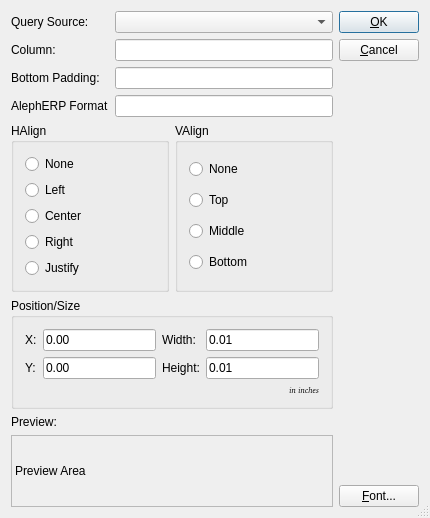
<?xml version="1.0" encoding="UTF-8"?>
<ui version="4.0">
 <comment> * OpenRPT report writer and rendering engine
 * Copyright (C) 2001-2012 by OpenMFG, LLC
 *
 * This library is free software; you can redistribute it and/or
 * modify it under the terms of the GNU Lesser General Public
 * License as published by the Free Software Foundation; either
 * version 2.1 of the License, or (at your option) any later version.
 *
 * This library is distributed in the hope that it will be useful,
 * but WITHOUT ANY WARRANTY; without even the implied warranty of
 * MERCHANTABILITY or FITNESS FOR A PARTICULAR PURPOSE. See the GNU
 * Lesser General Public License for more details.
 *
 * You should have received a copy of the GNU Lesser General Public
 * License along with this library; if not, write to the Free Software
 * Foundation, Inc., 59 Temple Place, Suite 330, Boston, MA 02111-1307 USA
 * Please contact info@openmfg.com with any questions on this license.</comment>
 <class>TextEditor</class>
 <widget class="QDialog" name="TextEditor">
  <property name="geometry">
   <rect>
    <x>0</x>
    <y>0</y>
    <width>430</width>
    <height>518</height>
   </rect>
  </property>
  <property name="sizePolicy">
   <sizepolicy hsizetype="Minimum" vsizetype="Minimum">
    <horstretch>0</horstretch>
    <verstretch>0</verstretch>
   </sizepolicy>
  </property>
  <property name="windowTitle">
   <string>Properties (Text)</string>
  </property>
  <property name="sizeGripEnabled">
   <bool>true</bool>
  </property>
  <layout class="QHBoxLayout">
   <property name="spacing">
    <number>6</number>
   </property>
   <property name="leftMargin">
    <number>11</number>
   </property>
   <property name="topMargin">
    <number>11</number>
   </property>
   <property name="rightMargin">
    <number>11</number>
   </property>
   <property name="bottomMargin">
    <number>11</number>
   </property>
   <item>
    <layout class="QVBoxLayout">
     <property name="spacing">
      <number>6</number>
     </property>
     <property name="leftMargin">
      <number>0</number>
     </property>
     <property name="topMargin">
      <number>0</number>
     </property>
     <property name="rightMargin">
      <number>0</number>
     </property>
     <property name="bottomMargin">
      <number>0</number>
     </property>
     <item>
      <layout class="QGridLayout">
       <property name="leftMargin">
        <number>0</number>
       </property>
       <property name="topMargin">
        <number>0</number>
       </property>
       <property name="rightMargin">
        <number>0</number>
       </property>
       <property name="bottomMargin">
        <number>0</number>
       </property>
       <property name="spacing">
        <number>6</number>
       </property>
       <item row="0" column="1">
        <widget class="QueryComboBox" name="cbQuery"/>
       </item>
       <item row="1" column="0">
        <widget class="QLabel" name="TextLabel1">
         <property name="sizePolicy">
          <sizepolicy hsizetype="Preferred" vsizetype="Minimum">
           <horstretch>0</horstretch>
           <verstretch>0</verstretch>
          </sizepolicy>
         </property>
         <property name="text">
          <string>Column:</string>
         </property>
        </widget>
       </item>
       <item row="1" column="1">
        <widget class="QLineEdit" name="tbColumn"/>
       </item>
       <item row="0" column="0">
        <widget class="QLabel" name="TextLabel1_3">
         <property name="text">
          <string>Query Source:</string>
         </property>
        </widget>
       </item>
       <item row="2" column="0">
        <widget class="QLabel" name="TextLabel1_4">
         <property name="text">
          <string>Bottom Padding:</string>
         </property>
        </widget>
       </item>
       <item row="2" column="1">
        <widget class="QLineEdit" name="tbBottompad"/>
       </item>
       <item row="3" column="0">
        <widget class="QLabel" name="label">
         <property name="text">
          <string>AlephERP Format</string>
         </property>
        </widget>
       </item>
       <item row="3" column="1">
        <widget class="QLineEdit" name="tbAlephERPFormat"/>
       </item>
      </layout>
     </item>
     <item>
      <layout class="QHBoxLayout">
       <property name="spacing">
        <number>6</number>
       </property>
       <property name="leftMargin">
        <number>0</number>
       </property>
       <property name="topMargin">
        <number>0</number>
       </property>
       <property name="rightMargin">
        <number>0</number>
       </property>
       <property name="bottomMargin">
        <number>0</number>
       </property>
       <item>
        <widget class="QGroupBox" name="bgHAlign">
         <property name="sizePolicy">
          <sizepolicy hsizetype="Preferred" vsizetype="Minimum">
           <horstretch>0</horstretch>
           <verstretch>0</verstretch>
          </sizepolicy>
         </property>
         <property name="title">
          <string>HAlign</string>
         </property>
         <layout class="QVBoxLayout">
          <property name="spacing">
           <number>6</number>
          </property>
          <property name="leftMargin">
           <number>11</number>
          </property>
          <property name="topMargin">
           <number>11</number>
          </property>
          <property name="rightMargin">
           <number>11</number>
          </property>
          <property name="bottomMargin">
           <number>11</number>
          </property>
          <item>
           <widget class="QRadioButton" name="rbHAlignNone">
            <property name="text">
             <string>None</string>
            </property>
           </widget>
          </item>
          <item>
           <widget class="QRadioButton" name="rbHAlignLeft">
            <property name="text">
             <string>Left</string>
            </property>
           </widget>
          </item>
          <item>
           <widget class="QRadioButton" name="rbHAlignCenter">
            <property name="text">
             <string>Center</string>
            </property>
           </widget>
          </item>
          <item>
           <widget class="QRadioButton" name="rbHAlignRight">
            <property name="text">
             <string>Right</string>
            </property>
           </widget>
          </item>
          <item>
           <widget class="QRadioButton" name="rbHAlignJustify">
            <property name="text">
             <string>Justify</string>
            </property>
           </widget>
          </item>
         </layout>
        </widget>
       </item>
       <item>
        <widget class="QGroupBox" name="bgVAlign">
         <property name="sizePolicy">
          <sizepolicy hsizetype="Preferred" vsizetype="Minimum">
           <horstretch>0</horstretch>
           <verstretch>0</verstretch>
          </sizepolicy>
         </property>
         <property name="title">
          <string>VAlign</string>
         </property>
         <layout class="QVBoxLayout">
          <property name="spacing">
           <number>6</number>
          </property>
          <property name="leftMargin">
           <number>11</number>
          </property>
          <property name="topMargin">
           <number>11</number>
          </property>
          <property name="rightMargin">
           <number>11</number>
          </property>
          <property name="bottomMargin">
           <number>11</number>
          </property>
          <item>
           <widget class="QRadioButton" name="rbVAlignNone">
            <property name="text">
             <string>None</string>
            </property>
           </widget>
          </item>
          <item>
           <widget class="QRadioButton" name="rbVAlignTop">
            <property name="text">
             <string>Top</string>
            </property>
           </widget>
          </item>
          <item>
           <widget class="QRadioButton" name="rbVAlignMiddle">
            <property name="text">
             <string>Middle</string>
            </property>
           </widget>
          </item>
          <item>
           <widget class="QRadioButton" name="rbVAlignBottom">
            <property name="text">
             <string>Bottom</string>
            </property>
           </widget>
          </item>
         </layout>
        </widget>
       </item>
      </layout>
     </item>
     <item>
      <widget class="QGroupBox" name="GroupBox1">
       <property name="title">
        <string>Position/Size</string>
       </property>
       <layout class="QGridLayout">
        <property name="leftMargin">
         <number>11</number>
        </property>
        <property name="topMargin">
         <number>11</number>
        </property>
        <property name="rightMargin">
         <number>11</number>
        </property>
        <property name="bottomMargin">
         <number>11</number>
        </property>
        <property name="spacing">
         <number>6</number>
        </property>
        <item row="1" column="3">
         <widget class="QLineEdit" name="leHeight">
          <property name="text">
           <string>0.01</string>
          </property>
         </widget>
        </item>
        <item row="0" column="3">
         <widget class="QLineEdit" name="leWidth">
          <property name="text">
           <string>0.01</string>
          </property>
         </widget>
        </item>
        <item row="1" column="0">
         <widget class="QLabel" name="TextLabel2">
          <property name="text">
           <string>Y:</string>
          </property>
         </widget>
        </item>
        <item row="1" column="2">
         <widget class="QLabel" name="TextLabel4">
          <property name="text">
           <string>Height:</string>
          </property>
         </widget>
        </item>
        <item row="0" column="0">
         <widget class="QLabel" name="TextLabel1_3_2">
          <property name="text">
           <string>X:</string>
          </property>
         </widget>
        </item>
        <item row="0" column="2">
         <widget class="QLabel" name="TextLabel3">
          <property name="text">
           <string>Width:</string>
          </property>
         </widget>
        </item>
        <item row="2" column="3">
         <widget class="QLabel" name="TextLabel5">
          <property name="font">
           <font>
            <family>Helvetica [Cronyx]</family>
            <pointsize>6</pointsize>
            <weight>50</weight>
            <italic>true</italic>
            <bold>false</bold>
            <underline>false</underline>
            <strikeout>false</strikeout>
           </font>
          </property>
          <property name="text">
           <string>in inches</string>
          </property>
          <property name="textFormat">
           <enum>Qt::AutoText</enum>
          </property>
          <property name="alignment">
           <set>Qt::AlignRight|Qt::AlignTrailing|Qt::AlignVCenter</set>
          </property>
         </widget>
        </item>
        <item row="1" column="1">
         <widget class="QLineEdit" name="leYPos">
          <property name="text">
           <string>0.00</string>
          </property>
         </widget>
        </item>
        <item row="0" column="1">
         <widget class="QLineEdit" name="leXPos">
          <property name="text">
           <string>0.00</string>
          </property>
         </widget>
        </item>
       </layout>
      </widget>
     </item>
     <item>
      <widget class="QLabel" name="TextLabel1_2">
       <property name="sizePolicy">
        <sizepolicy hsizetype="Preferred" vsizetype="Minimum">
         <horstretch>0</horstretch>
         <verstretch>0</verstretch>
        </sizepolicy>
       </property>
       <property name="text">
        <string>Preview:</string>
       </property>
      </widget>
     </item>
     <item>
      <widget class="QLabel" name="labelPreview">
       <property name="sizePolicy">
        <sizepolicy hsizetype="Preferred" vsizetype="Expanding">
         <horstretch>0</horstretch>
         <verstretch>0</verstretch>
        </sizepolicy>
       </property>
       <property name="minimumSize">
        <size>
         <width>0</width>
         <height>42</height>
        </size>
       </property>
       <property name="frameShape">
        <enum>QFrame::StyledPanel</enum>
       </property>
       <property name="frameShadow">
        <enum>QFrame::Sunken</enum>
       </property>
       <property name="text">
        <string>Preview Area</string>
       </property>
       <property name="alignment">
        <set>Qt::AlignVCenter</set>
       </property>
      </widget>
     </item>
    </layout>
   </item>
   <item>
    <layout class="QVBoxLayout">
     <property name="spacing">
      <number>6</number>
     </property>
     <property name="leftMargin">
      <number>0</number>
     </property>
     <property name="topMargin">
      <number>0</number>
     </property>
     <property name="rightMargin">
      <number>0</number>
     </property>
     <property name="bottomMargin">
      <number>0</number>
     </property>
     <item>
      <widget class="QPushButton" name="buttonOk">
       <property name="text">
        <string>&amp;OK</string>
       </property>
       <property name="shortcut">
        <string>Alt+O</string>
       </property>
       <property name="autoDefault">
        <bool>true</bool>
       </property>
       <property name="default">
        <bool>true</bool>
       </property>
      </widget>
     </item>
     <item>
      <widget class="QPushButton" name="buttonCancel">
       <property name="text">
        <string>&amp;Cancel</string>
       </property>
       <property name="shortcut">
        <string>Alt+C</string>
       </property>
       <property name="autoDefault">
        <bool>true</bool>
       </property>
      </widget>
     </item>
     <item>
      <spacer>
       <property name="orientation">
        <enum>Qt::Vertical</enum>
       </property>
       <property name="sizeType">
        <enum>QSizePolicy::Expanding</enum>
       </property>
       <property name="sizeHint" stdset="0">
        <size>
         <width>20</width>
         <height>20</height>
        </size>
       </property>
      </spacer>
     </item>
     <item>
      <widget class="QPushButton" name="btnFont">
       <property name="text">
        <string>&amp;Font...</string>
       </property>
      </widget>
     </item>
    </layout>
   </item>
  </layout>
 </widget>
 <layoutdefault spacing="6" margin="11"/>
 <customwidgets>
  <customwidget>
   <class>QueryComboBox</class>
   <extends>QComboBox</extends>
   <header>querycombobox.h</header>
  </customwidget>
 </customwidgets>
 <tabstops>
  <tabstop>cbQuery</tabstop>
  <tabstop>tbColumn</tabstop>
  <tabstop>tbBottompad</tabstop>
  <tabstop>tbAlephERPFormat</tabstop>
  <tabstop>rbHAlignNone</tabstop>
  <tabstop>rbHAlignLeft</tabstop>
  <tabstop>rbHAlignCenter</tabstop>
  <tabstop>rbHAlignRight</tabstop>
  <tabstop>rbHAlignJustify</tabstop>
  <tabstop>rbVAlignNone</tabstop>
  <tabstop>rbVAlignTop</tabstop>
  <tabstop>rbVAlignMiddle</tabstop>
  <tabstop>rbVAlignBottom</tabstop>
  <tabstop>leXPos</tabstop>
  <tabstop>leYPos</tabstop>
  <tabstop>leWidth</tabstop>
  <tabstop>leHeight</tabstop>
  <tabstop>btnFont</tabstop>
  <tabstop>buttonOk</tabstop>
  <tabstop>buttonCancel</tabstop>
 </tabstops>
 <resources/>
 <connections>
  <connection>
   <sender>buttonOk</sender>
   <signal>clicked()</signal>
   <receiver>TextEditor</receiver>
   <slot>accept()</slot>
   <hints>
    <hint type="sourcelabel">
     <x>20</x>
     <y>20</y>
    </hint>
    <hint type="destinationlabel">
     <x>20</x>
     <y>20</y>
    </hint>
   </hints>
  </connection>
  <connection>
   <sender>buttonCancel</sender>
   <signal>clicked()</signal>
   <receiver>TextEditor</receiver>
   <slot>reject()</slot>
   <hints>
    <hint type="sourcelabel">
     <x>20</x>
     <y>20</y>
    </hint>
    <hint type="destinationlabel">
     <x>20</x>
     <y>20</y>
    </hint>
   </hints>
  </connection>
 </connections>
</ui>
